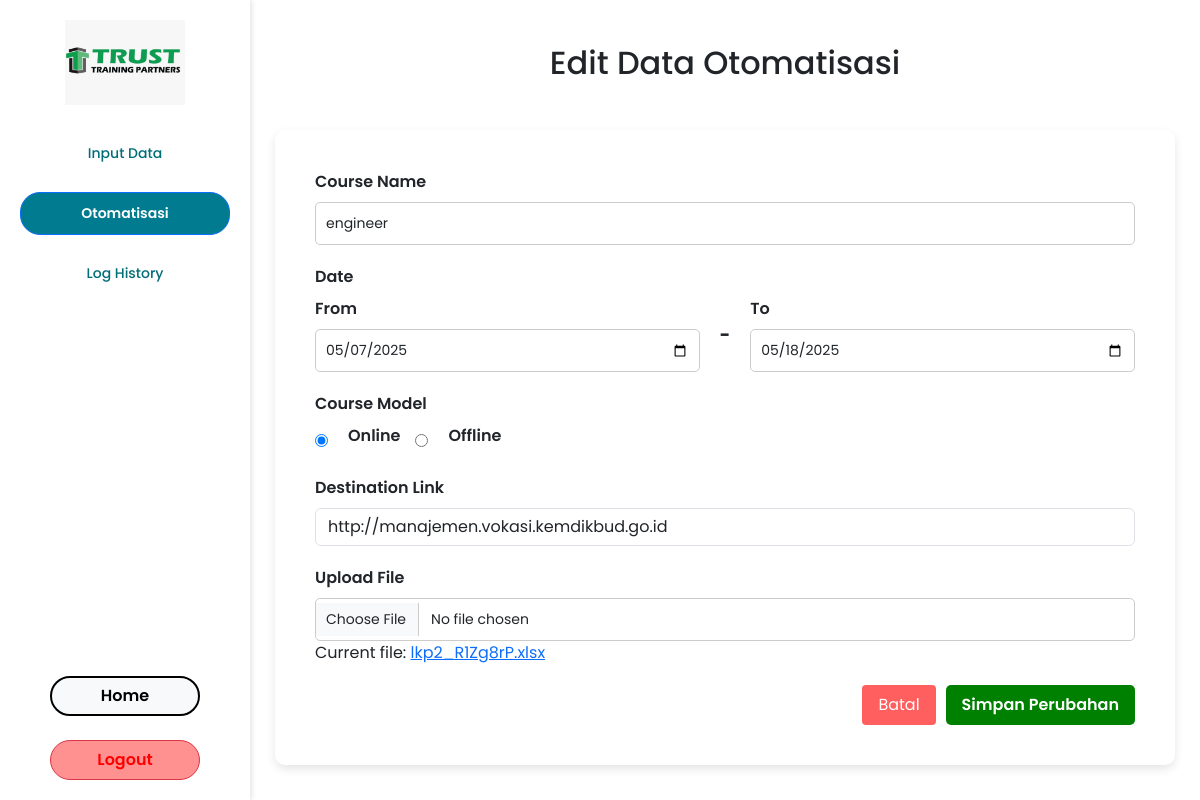
Screenshot of /otomatisasi/edit/15/ (signed in) with the database file from the repository.
### automation/models.py (models this page shows, shortened)
class UploadedFile(models.Model):
    course_name = models.CharField(max_length=255)
    start_date = models.DateField()
    end_date = models.DateField()
    course_model = models.CharField(max_length=255)
    destination = models.CharField(max_length=255)
    file = models.FileField(upload_to="")
    uploaded_at = models.DateTimeField(auto_now_add=True)
    is_failed = models.BooleanField(default=False)
    last_processed_row = models.IntegerField(default=0)

### automation/views.py (the view)
@login_required(login_url="login")
def edit_otomatisasi(request, id):
    file_obj = get_object_or_404(UploadedFile, pk=id)
    if request.method == 'POST':
        form = OtomatisasiForm(request.POST, request.FILES, instance=file_obj)
        if form.is_valid():
            form.save()
            messages.success(request, "Data berhasil diperbarui!")
            return redirect('otomatisasi')
    else:
        form = OtomatisasiForm(instance=file_obj)
    return render(request, 'edit_otomatisasi.html', {'form': form, 'file_obj': file_obj})

### automation/forms.py (shortened to what this page needs)
class OtomatisasiForm(forms.ModelForm):
    class Meta:
        model = UploadedFile
        fields = ['course_name', 'start_date', 'end_date', 'course_model', 'destination', 'file']

### automation/templates/edit_otomatisasi.html (shortened to what this page needs)
{% extends 'base.html' %}
{% load static %}
{% block extra_css %}
<link rel="stylesheet" type="text/css" href="{% static 'style/input_data.css' %}">
{% endblock %}
{% block content %}
<h2 class="page-title text-center mt-4">Edit Data Otomatisasi</h2>
<div class="container form-container">
    <form method="post" enctype="multipart/form-data">
        <div class="form-group">
            <label for="course_name">Course Name</label>
            <input type="text" id="course_name" name="course_name" class="form-control" value="{{ form.course_name.value|default_if_none:'' }}">
        </div>
        <div class="form-group date-group">
            <label>Date</label>
            <div class="date-inputs">
                <div>
                    <label for="start_date">From</label>
                    <input type="date" id="start_date" name="start_date" class="form-control"
                           value="{{ file_obj.start_date|date:'Y-m-d' }}">
                </div>
                <span class="date-separator">-</span>
                <div>
                    <label for="end_date">To</label>
                    <input type="date" id="end_date" name="end_date" class="form-control"
                           value="{{ file_obj.end_date|date:'Y-m-d' }}">
                </div>
            </div>
        </div>
        <div class="form-group">
            <label>Course Model</label>
            <div class="radio-group">
                <input type="radio" id="online" name="course_model" value="Online" {% if form.course_model.value == "Online" %}checked{% endif %}>
                <label for="online">Online</label>
                <input type="radio" id="offline" name="course_model" value="Offline" {% if form.course_model.value == "Offline" %}checked{% endif %}>
                <label for="offline">Offline</label>
            </div>
        </div>
        <div class="form-group">
            <label for="destination">Destination Link</label>
            <input type="url" id="destination" name="destination" class="form-control" placeholder="Enter destination URL" value="{{ form.destination.value|default_if_none:'' }}">
        </div>
        <div class="form-group">
            <label for="file">Upload File</label>
            <input type="file" id="file" name="file" accept=".csv, .xls, .xlsx" class="form-control file-upload">
            {% if file_obj.file %}
            <p>Current file: <a href="{{ file_obj.file.url }}" download>{{ file_obj.file.name }}</a></p>
            {% endif %}
        </div>
        <div style="display: flex; gap: 10px; justify-content: flex-end; margin-top: 1rem;">
            <a href="{% url 'otomatisasi' %}"
            style="
                background-color: #ff5f5f;
                color: white;
                text-decoration: none;
                padding: 0.5rem 1rem;
                border-radius: 4px;
            ">
            Batal
            </a>
            <button type="submit" class="btn-submit" style="padding: 0.5rem 1rem;"
                    onclick="return confirm('Apakah Anda yakin ingin menyimpan perubahan?')">
                Simpan Perubahan
            </button>
        </div>
    </form>
</div>
{% endblock %}

### automation/static/style/base.css (style rules this page uses)
* { box-sizing: border-box; }
body { display: flex; height: 100vh; margin: 0; font-family: 'Poppins', sans-serif; }

### automation/static/style/input_data.css (style rules this page uses)
.form-container { flex: 1; display: flex; justify-content: center; align-items: center; padding: 40px; }
form { background-color: white; padding: 40px; border-radius: 10px; box-shadow: 0px 4px 10px rgba(0, 0, 0, 0.1); width: 80%; min-width: 900px; }
.form-group { margin-bottom: 20px; }
label { font-size: 16px; font-weight: 600; display: block; margin-bottom: 8px; }
input[type="text"], input[type="date"], select, input[type="file"] { width: 100%; padding: 10px; border: 1px solid #ccc; border-radius: 5px; font-size: 14px; }
.date-group { display: flex; flex-direction: column; }
.date-inputs { display: flex; align-items: center; gap: 20px; }
.date-inputs div { flex: 1; }
.date-separator { font-size: 18px; font-weight: bold; }
.radio-group { display: flex; align-items: center; gap: 15px; }
input[type="radio"] { margin-right: 5px; }
.file-upload { padding: 8px; cursor: pointer; }
.btn-submit { background-color: #008000; color: white; font-weight: 600; padding: 12px 20px; border: none; border-radius: 5px; cursor: pointer; float: right; }

### rows the page displays
UploadedFile: course_name "engineer", start_date "05/07/2025", end_date "05/18/2025", course_model "☑ Online", course_model "☐ Offline", destination "http://manajemen.vokasi.kemdikbud.go.id", file.name "lkp2_R1Zg8rP.xlsx"
